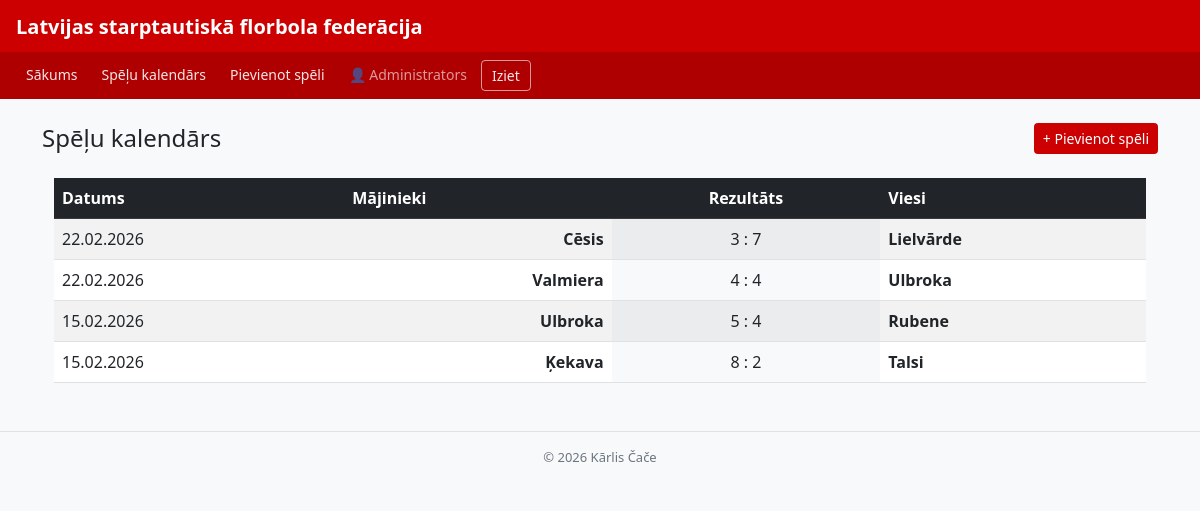
The app's page /speles/1 (signed in) with its own data.
### tables this page shows
CREATE TABLE speles (
            id                 INTEGER PRIMARY KEY AUTOINCREMENT,
            liga_id            INTEGER NOT NULL,
            majas_komanda_id   INTEGER NOT NULL,
            viesi_komanda_id   INTEGER NOT NULL,
            majas_varti        INTEGER NOT NULL DEFAULT 0,
            viesi_varti        INTEGER NOT NULL DEFAULT 0,
            datums             TEXT NOT NULL,
            FOREIGN KEY (liga_id)          REFERENCES ligas(id),
            FOREIGN KEY (majas_komanda_id) REFERENCES komandas(id),
            FOREIGN KEY (viesi_komanda_id) REFERENCES komandas(id)
        );

CREATE TABLE komandas (
            id        INTEGER PRIMARY KEY AUTOINCREMENT,
            nosaukums TEXT NOT NULL,
            liga_id   INTEGER NOT NULL,
            FOREIGN KEY (liga_id) REFERENCES ligas(id)
        );

### app.py (the view)
@app.route("/speles/<int:liga_id>")
def speles(liga_id):
    conn = get_db()
    speles_saraksts = conn.execute("""
        SELECT s.id, s.datums, s.majas_varti, s.viesi_varti,
               m.nosaukums AS majas_vards,
               v.nosaukums AS viesi_vards
        FROM speles s
        JOIN komandas m ON s.majas_komanda_id = m.id
        JOIN komandas v ON s.viesi_komanda_id = v.id
        WHERE s.liga_id = ?
        ORDER BY s.datums DESC
    """, (liga_id,)).fetchall()
    conn.close()
    return render_template("speles.html", speles=speles_saraksts)

### app.py (called while the page is built)
def get_db():
    conn = sqlite3.connect(fails, check_same_thread=False)
    conn.execute("PRAGMA foreign_keys = ON")
    conn.row_factory = sqlite3.Row
    return conn

### templates/speles.html (shortened to what this page needs)
{% extends "pamats.html" %}
{% block content %}
<div class="d-flex justify-content-between align-items-center mb-3">
    <h4 class="mb-0">Spēļu kalendārs</h4>
    {% if session.get('loma') == 'tiesnesis' %}
        <a href="/piev_speli" class="btn btn-sm text-white" style="background:#cc0000;">+ Pievienot spēli</a>
    {% endif %}
</div>
<div class="container mt-4">
    <table class="table table-hover table-striped">
        <thead class="table-dark">
            <tr>
                <th>Datums</th>
                <th>Mājinieki</th>
                <th class="text-center">Rezultāts</th>
                <th>Viesi</th>
            </tr>
        </thead>
        <tbody>
            {% for spele in speles %}
            <tr>
                <td>{{ spele.datums }}</td>
                <td class="fw-bold text-end">{{ spele.majas_vards }}</td>
                <td class="text-center bg-light">
                    {{ spele.majas_varti }} : {{ spele.viesi_varti }}
                </td>
                <td class="fw-bold">{{ spele.viesi_vards }}</td>
            </tr>
            {% endfor %}
        </tbody>
    </table>
</div>
{% endblock %}

### templates/pamats.html (style rules this page uses)
body { background: #f8f9fa; }

### records on screen
speles: datums "22.02.2026", majas_vards "Cēsis", majas_varti "3", viesi_varti "7", viesi_vards "Lielvārde"
speles: datums "22.02.2026", majas_vards "Valmiera", majas_varti "4", viesi_varti "4", viesi_vards "Ulbroka"
speles: datums "15.02.2026", majas_vards "Ulbroka", majas_varti "5", viesi_varti "4", viesi_vards "Rubene"
speles: datums "15.02.2026", majas_vards "Ķekava", majas_varti "8", viesi_varti "2", viesi_vards "Talsi"

### other values on screen
{{ session['vards'] }} "Administrators"
